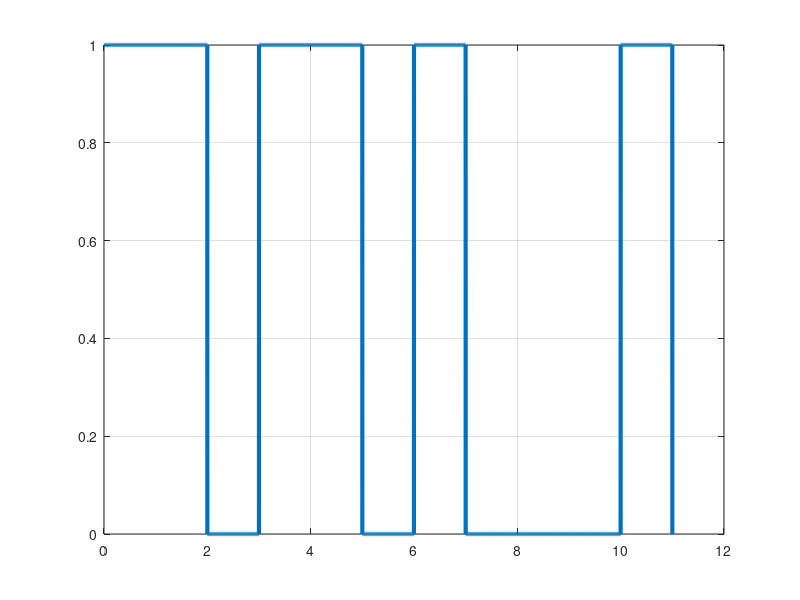

The MATLAB source for this figure:
clear;
clc;

bits = [1 1 0 1 1 0 1 0 0 0 1];
bitrate = 1;
T = length(bits)/bitrate;
n = 1000;
N = n*length(bits);
dt = T/N;
t = 0:dt:T;
x = zeros(1,length(t));
for i = 1:length(bits)
    if(bits(i)) == 1
        x((i-1)*n+1:(i)*n) = 1;
    end
end

plot(t,x,'LineWidth',3);
grid on;

a = x;
x = 0;
for i=1:length(t)
    if t(i)>x
        x = x + 1;
        ans_bits(x) = a(i);
    end
end

disp('Unipoler NRZ Decoding: ')
disp(ans_bits)